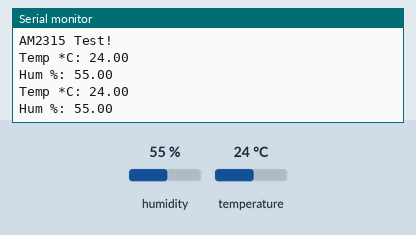
Recording of a sketch running on a simulated Arduino Uno, built with avr-gcc and run on an emulated ATmega328P. On the bench: the last lines printed to the serial monitor. Inputs (shaded band) come from the test bench; at power-on: humidity 55 %, temperature 24 °C.

Above: at 2.8 s.
2.9 s: humidity set to 22 %
At 4.7 s:
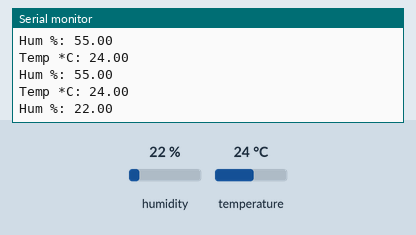
5.6 s: temperature set to 12 °C
At 6.5 s:
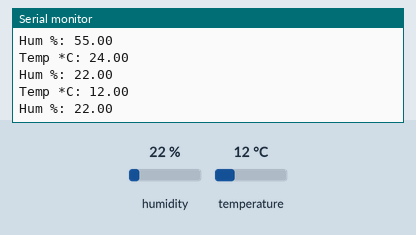
8.3 s: humidity set to 40 %
At 11.4 s:
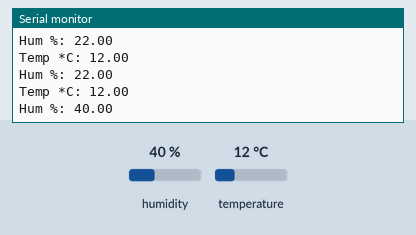
Timing chart, 0 to 12.9 s (numbered marks = the images above; inputs shaded):
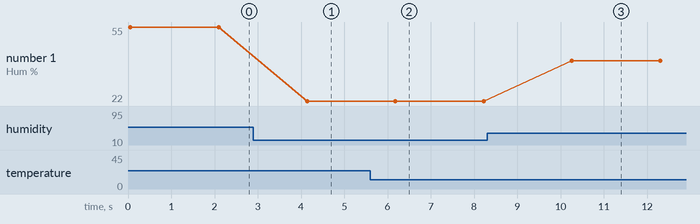

Measured:
- after the input at 2.9 s, the serial monitor: prints a new line after 1.2 s (image 1)
- after the input at 5.6 s, the serial monitor: prints a new line after 0.56 s (image 2)
- after the input at 8.3 s, the serial monitor: prints a new line after 2.0 s (image 3)
- plotted number 1: 55 → 22 after the input at 2.9 s, 22 → 40 after the input at 8.3 s

The sketch:

E02_TempWithBlynk.ino
```cpp
#include <Wire.h>
#include <Adafruit_AM2315.h>

// ** Wiring for AM2351 **
// Connect RED of the AM2315 sensor to 5.0V
// Connect BLACK to Ground
// Connect WHITE to i2c clock
// Connect YELLOW to i2c data

Adafruit_AM2315 am2315;

void setup() {
  Serial.begin(9600);
  while (!Serial) {
    delay(10);
  }
  Serial.println("AM2315 Test!");

  if (! am2315.begin()) {
     Serial.println("Sensor not found, check wiring & pullups!");
     while (1);
  }
}

void loop() {
  float temperature, humidity;

  if (! am2315.readTemperatureAndHumidity(&temperature, &humidity)) {
    Serial.println("Failed to read data from AM2315");
    return;
  }
  Serial.print("Temp *C: "); Serial.println(temperature);
  Serial.print("Hum %: "); Serial.println(humidity);

  delay(2000);
}
```
